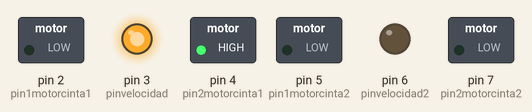
The sketch below on a simulated Arduino Uno, built with avr-gcc and run on an emulated ATmega328P. On the bench: switched loads named in the sketch (green lamp = pin HIGH), output pins drawn as LEDs (lit = HIGH).

Above: at 0.1 s.
Timing chart, 0 to 1.6 s (numbered marks = the images above):
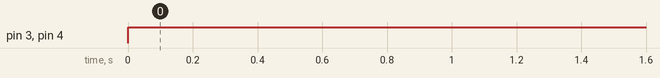

The sketch:

sketch_mar31a.ino
```cpp
const int pin1motorcinta1=2;           //MOTOR 1
const int pin2motorcinta1=4;           //MOTOR 1

const int pin1motorcinta2=5;           //MOTOR 2  ------>BANDAS 2 PISO
const int pin2motorcinta2=7;           //MOTOR 2
const int pinvelocidad=3;
const int pinvelocidad2=6;

void setup() {
  pinMode(pin1motorcinta1, OUTPUT);     //MOTOR 1
  pinMode(pin2motorcinta1, OUTPUT);     //MOTOR 1

  pinMode(pin1motorcinta2, OUTPUT);     //MOTOR 2
  pinMode(pin2motorcinta2, OUTPUT);     //MOTOR 2

  pinMode(pinvelocidad, OUTPUT);
  pinMode(pinvelocidad2, OUTPUT);

}

void loop() {
    digitalWrite(pinvelocidad,HIGH);
    digitalWrite(pin1motorcinta1,LOW);
    digitalWrite(pin2motorcinta1,HIGH);
    delay(500);
//    digitalWrite(pinvelocidad,0);
//    digitalWrite(pin1motorcinta1,LOW);
//    digitalWrite(pin2motorcinta1,LOW);
//    delay(5000);

}
```

Measured:
- by itself, pin 3 (pinvelocidad), pin 4 (pin2motorcinta1): LOW → HIGH at 0.00 s
